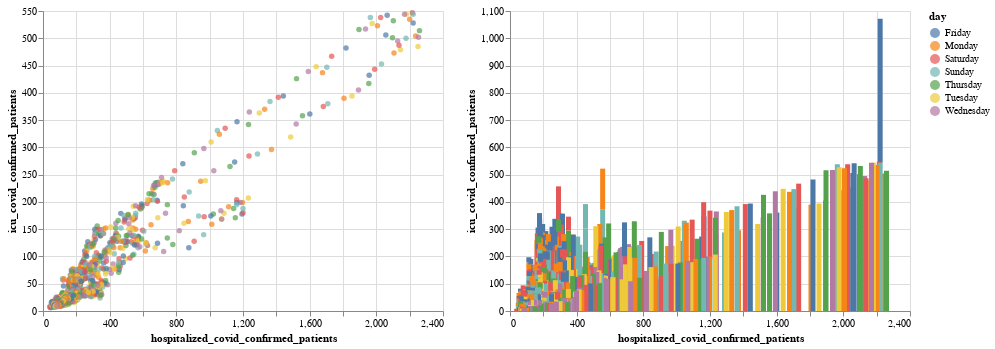

Notebook code for this chart:
### Markdown cell above
* How about separate it?

### Code cell
c1 | c2

### Figure 1 — Vega-Lite specification as saved in the notebook (floating-point values rounded to 4 significant figures; data arrays with more than 128 entries replaced by an {"elided": "..."} marker saying what was removed)
{"config": {"view": {"continuousWidth": 400, "continuousHeight": 300}}, "hconcat": [{"mark": "circle", "encoding": {"color": {"field": "day", "type": "nominal"}, "tooltip": [{"field": "hospitalized_covid_confirmed_patients", "type": "quantitative"}, {"field": "icu_covid_confirmed_patients", "type": "quantitative"}, {"field": "day", "type": "nominal"}], "x": {"field": "hospitalized_covid_confirmed_patients", "type": "quantitative"}, "y": {"field": "icu_covid_confirmed_patients", "type": "quantitative"}}}, {"mark": "bar", "encoding": {"color": {"field": "day", "type": "nominal"}, "tooltip": [{"field": "hospitalized_covid_confirmed_patients", "type": "quantitative"}, {"field": "icu_covid_confirmed_patients", "type": "quantitative"}, {"field": "day", "type": "nominal"}], "x": {"field": "hospitalized_covid_confirmed_patients", "type": "quantitative"}, "y": {"field": "icu_covid_confirmed_patients", "type": "quantitative"}}}], "data": {"name": "data-8b549790e1a2810cc7b77df33b69a7d5"}, "$schema": "https://vega.github.io/schema/vega-lite/v4.17.0.json", "datasets": {"data-8b549790e1a2810cc7b77df33b69a7d5": {"elided": "1115 records"}}}
